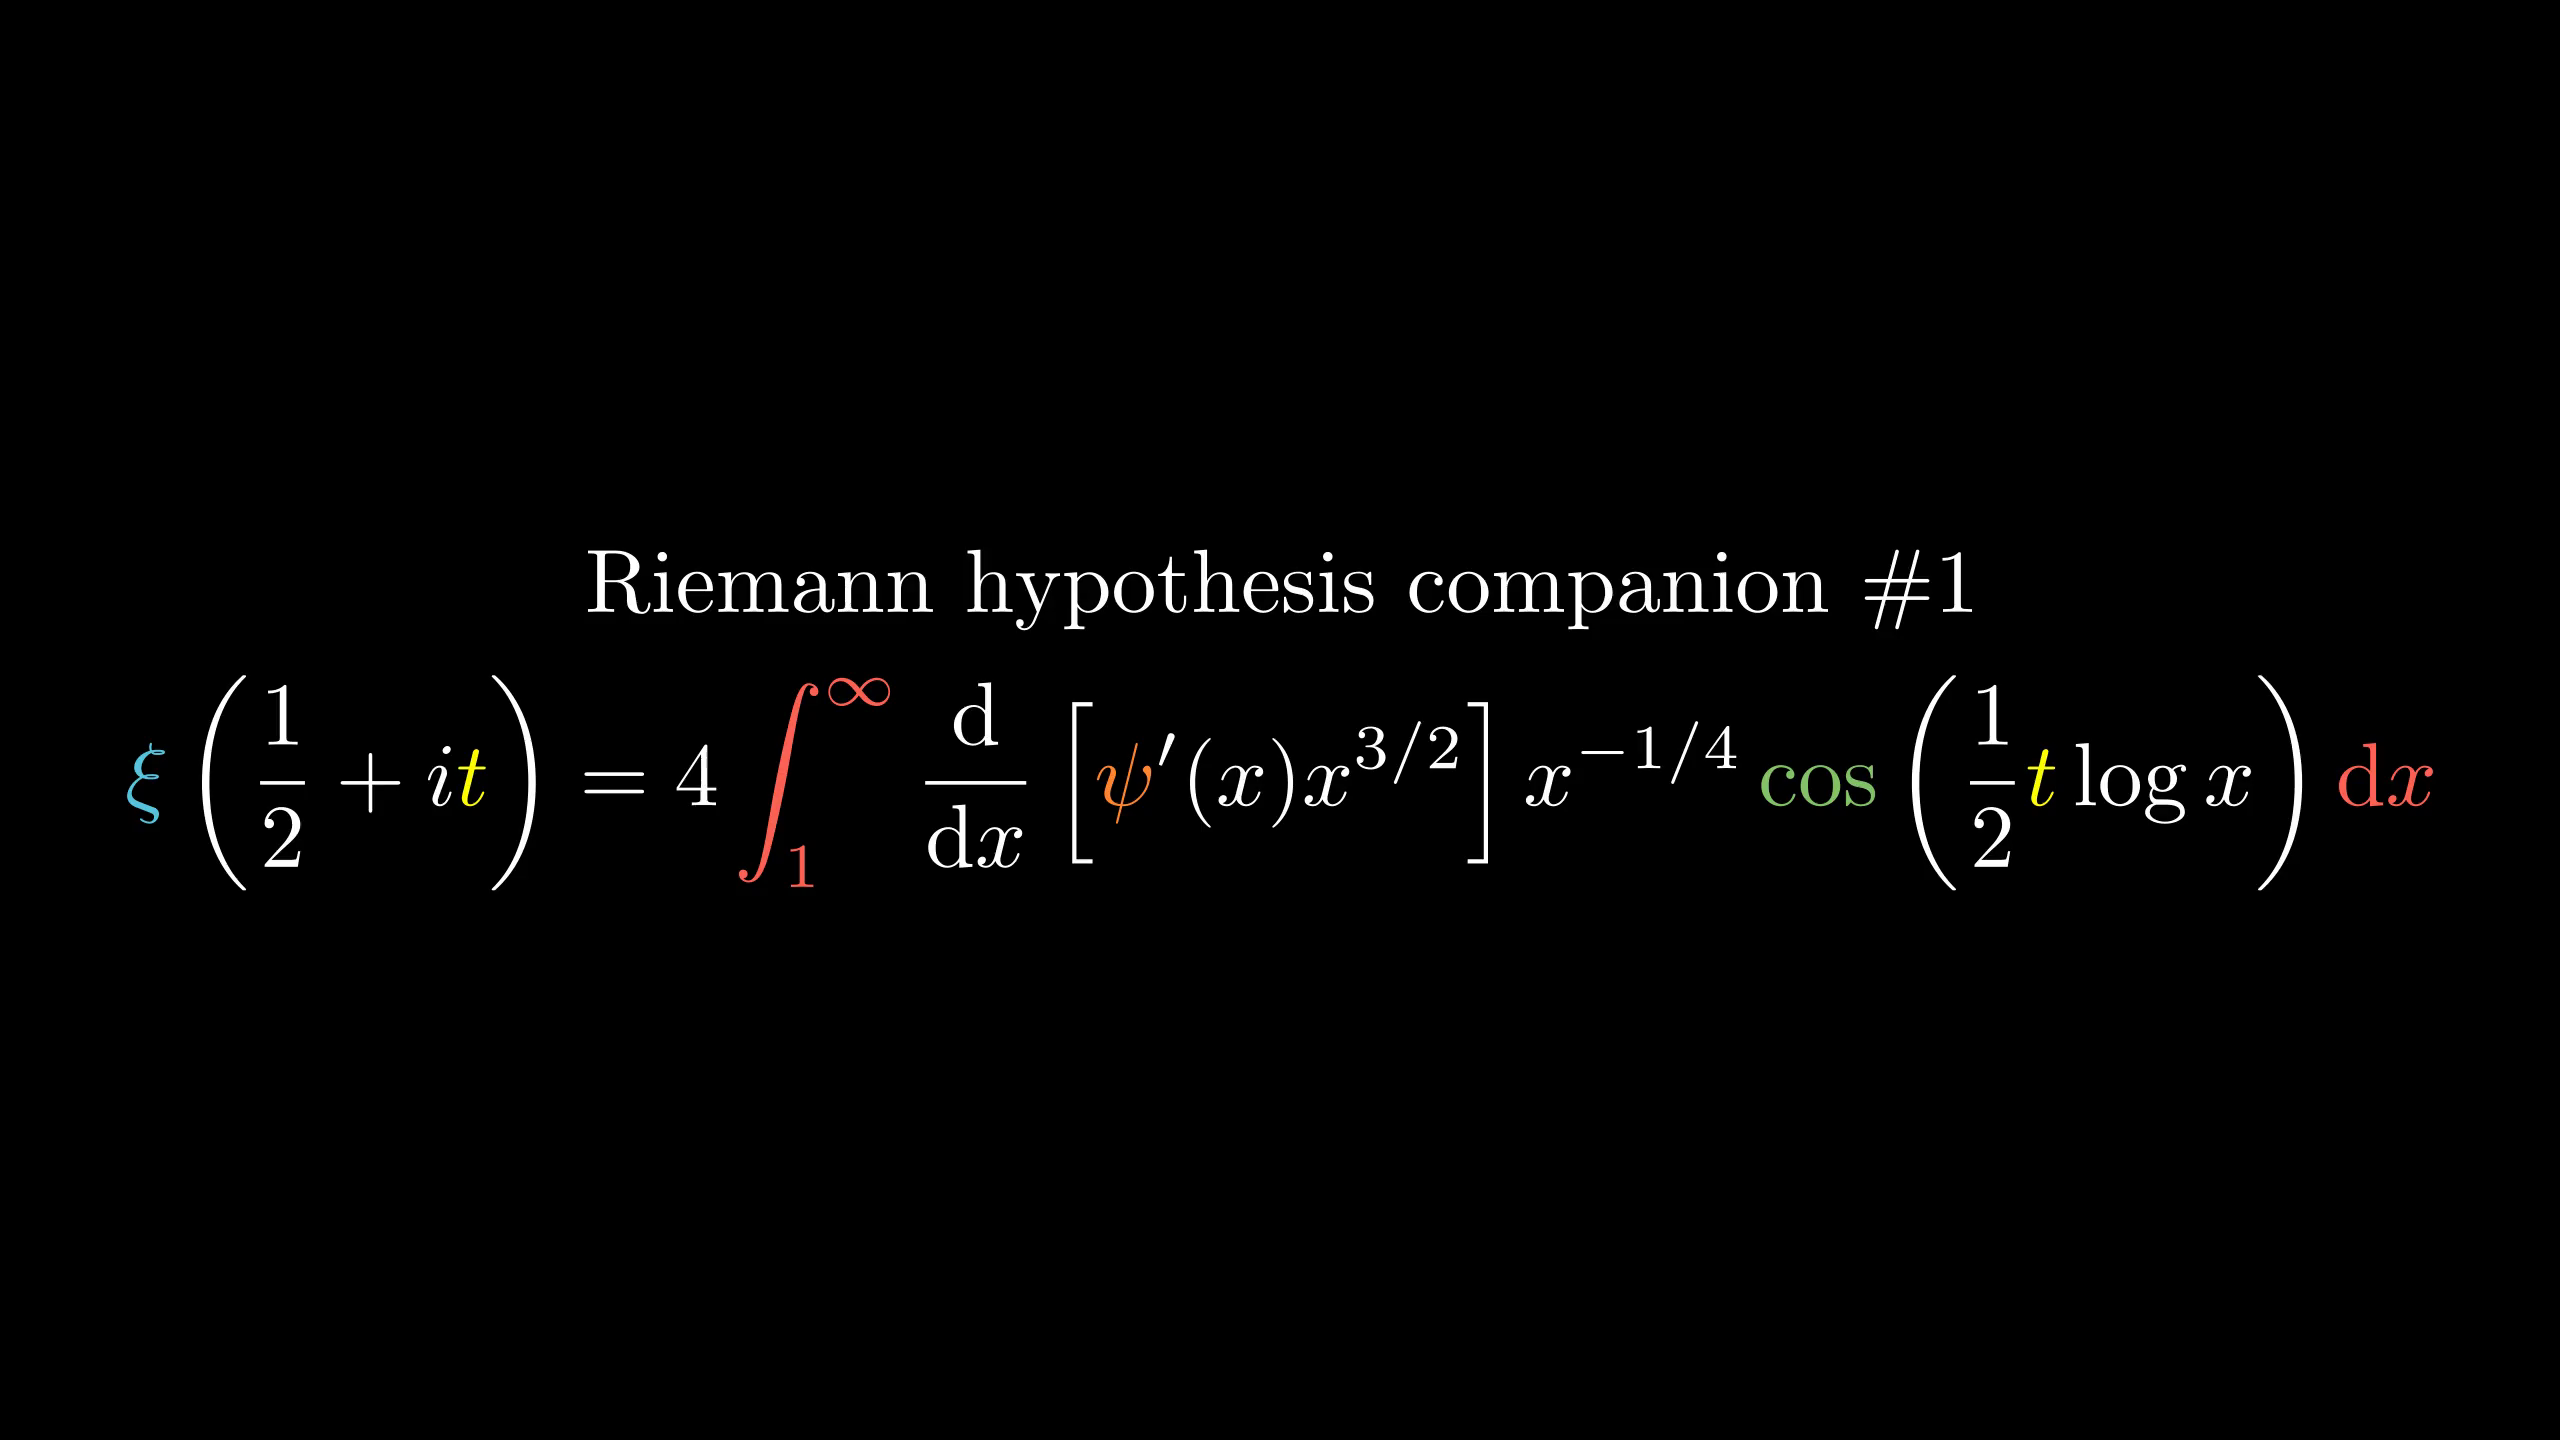

Source code (Python):
from manimlib.imports import *

class FooScene(Scene):
    def construct(self):
        tit=TextMobject(r"Riemann hypothesis companion \#1")
        fml=TexMobject(
                r"\xi\left(\frac12+i{t}\right)" \
                r"=4\int_1^\infty{\mathrm d\over\mathrm dx}" \
                r"\left[\psi'(x)x^{3/2}\right]x^{-1/4}" \
                r"\cos\left(\frac12{t}\log x\right)\mathrm{d}x",
                tex_to_color_map={
                    r"\xi":BLUE,
                    r"\int_1^\infty":RED,
                    r"\mathrm{d}x":RED,
                    r"\cos":GREEN,
                    r"{t}":YELLOW,
                    r"\psi":ORANGE
                })
        gp=VGroup(tit,fml).arrange(DOWN)
        self.add(gp)
        self.wait()
